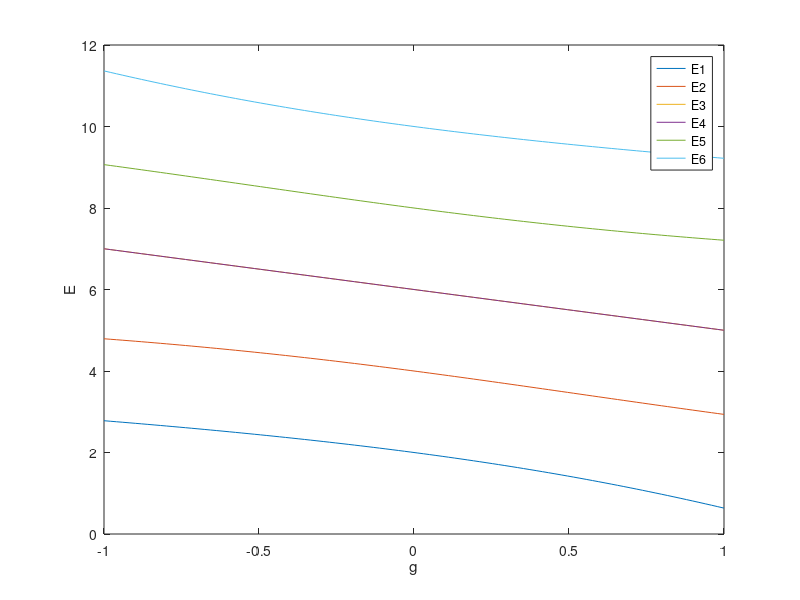
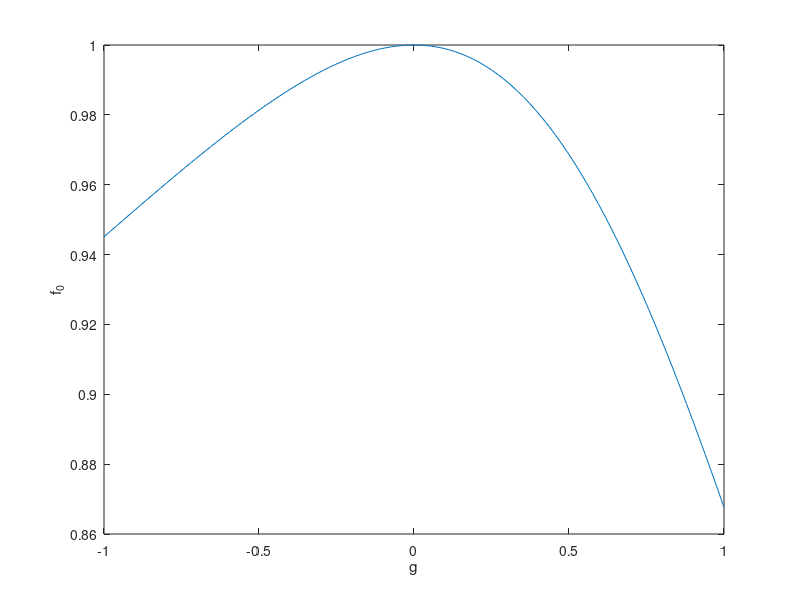

Write the MATLAB code that produced these figures, in order.
%% Clean up
close all;
clear variables;
clc;
format;


%% Constants / numerics
M           = 4;
N           = 4;
basisSize   = 6;
n           = 100;


%% Functions
delta   = @(a,b)            a == b;
H0      = @(p1,q1,p2,q2)    2*(p1-1)*delta(p1,p2)*delta(q1,q2) + ...
                            2*(q1-1)*delta(p1,p2)*delta(q1,q2);
V       = @(p1,q1,p2,q2,g)  -0.5*g*(   delta(p1,p2) + delta(p1,q2) ...
                                     + delta(q1,p2) + delta(q1,q2)    );
H       = @(p1,q1,p2,q2,g) H0(p1,q1,p2,q2) + V(p1,q1,p2,q2,g);
map     = @(I) [1,2]*(I==1) + [1,3]*(I==2) + [1,4]*(I==3) + ...
               [2,3]*(I==4) + [2,4]*(I==5) + [3,4]*(I==6);
           
%% Set up and diagonalize FCI matrix
FCI = zeros(basisSize, basisSize);
G   = linspace(-1,1,n); 
E   = zeros(n,basisSize);
f   = zeros(n,1);

for k=1:n
    g = G(k);
    for i=1:basisSize
        for j=1:basisSize
            p1q1 = map(i);
            p2q2 = map(j);
            
            p1   = p1q1(1);
            q1   = p1q1(2);
            
            p2   = p2q2(1);
            q2   = p2q2(2);
            
            FCI(i,j) = H(p1,q1,p2,q2,g);
        end
    end
    if ~ishermitian(FCI) 
        error = 'FCI matrix is not hermitian.'
        FCI
        break
    end
    [V, e]      = eig(FCI);
    e           = diag(e);         
    E(k,:)      = e;
    GS          = zeros(basisSize,1); GS(1) = 1;
    f(k)        = V(1,1)^2;
end


%% Plot the energies and the prop. of unperturbed GS
% Energy plot.
figure(1);
legendA = cell(basisSize,1);
for k=1:basisSize
    plot(G, E(:,k));
    legendA{k} = sprintf('E%d', k);
    hold on;
end
legend(legendA)
xlabel('g');
ylabel('E');

% Probability of finding the perturbed system in the unperturbed ground
% state, |12> (index 1 under the mapping used here).
figure(2);
plot(G, f);
xlabel('g');
ylabel('f_0');

    
    
    
    
    
    
    
    
